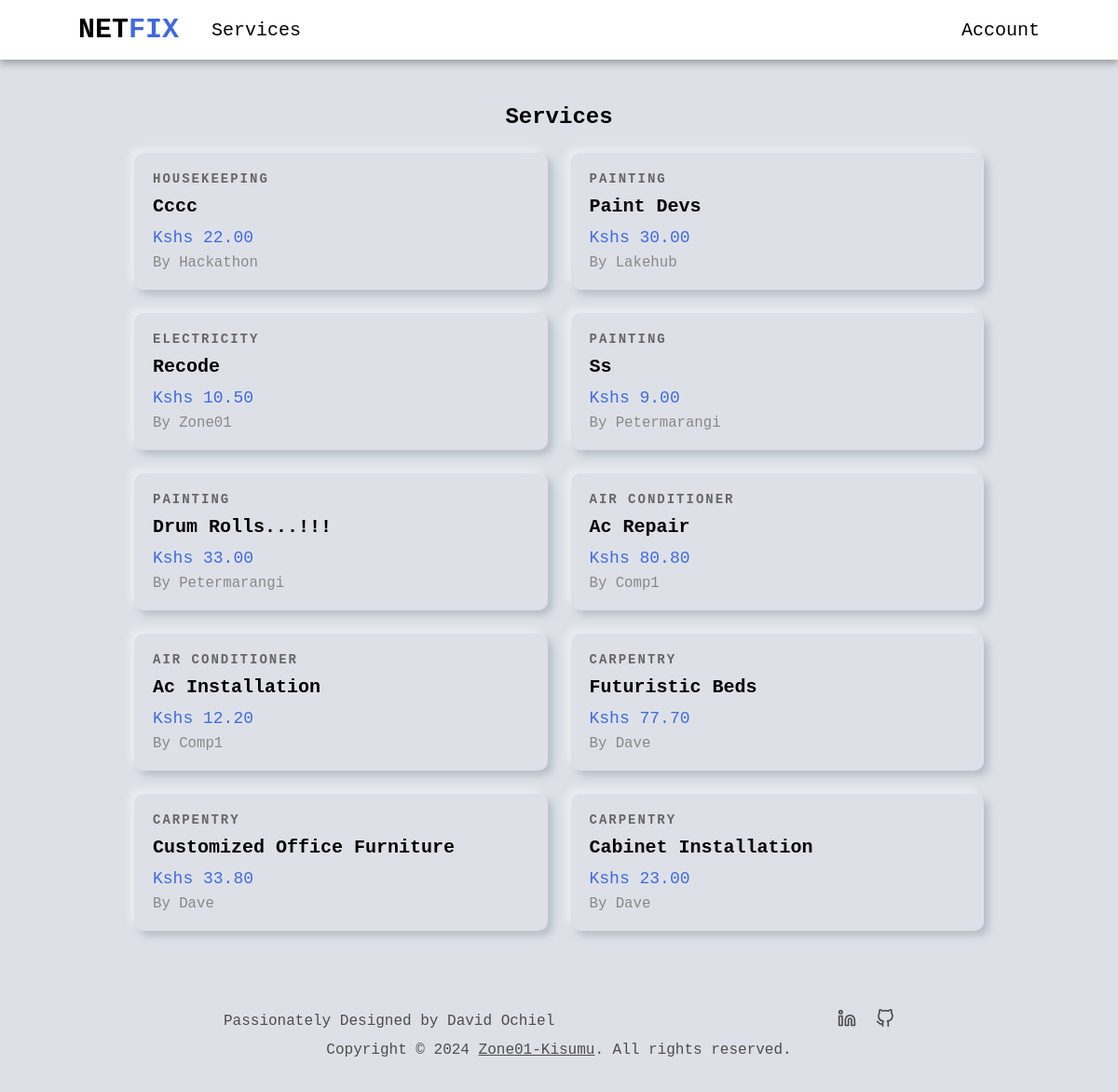
The page /services/ on the database as committed earlier.
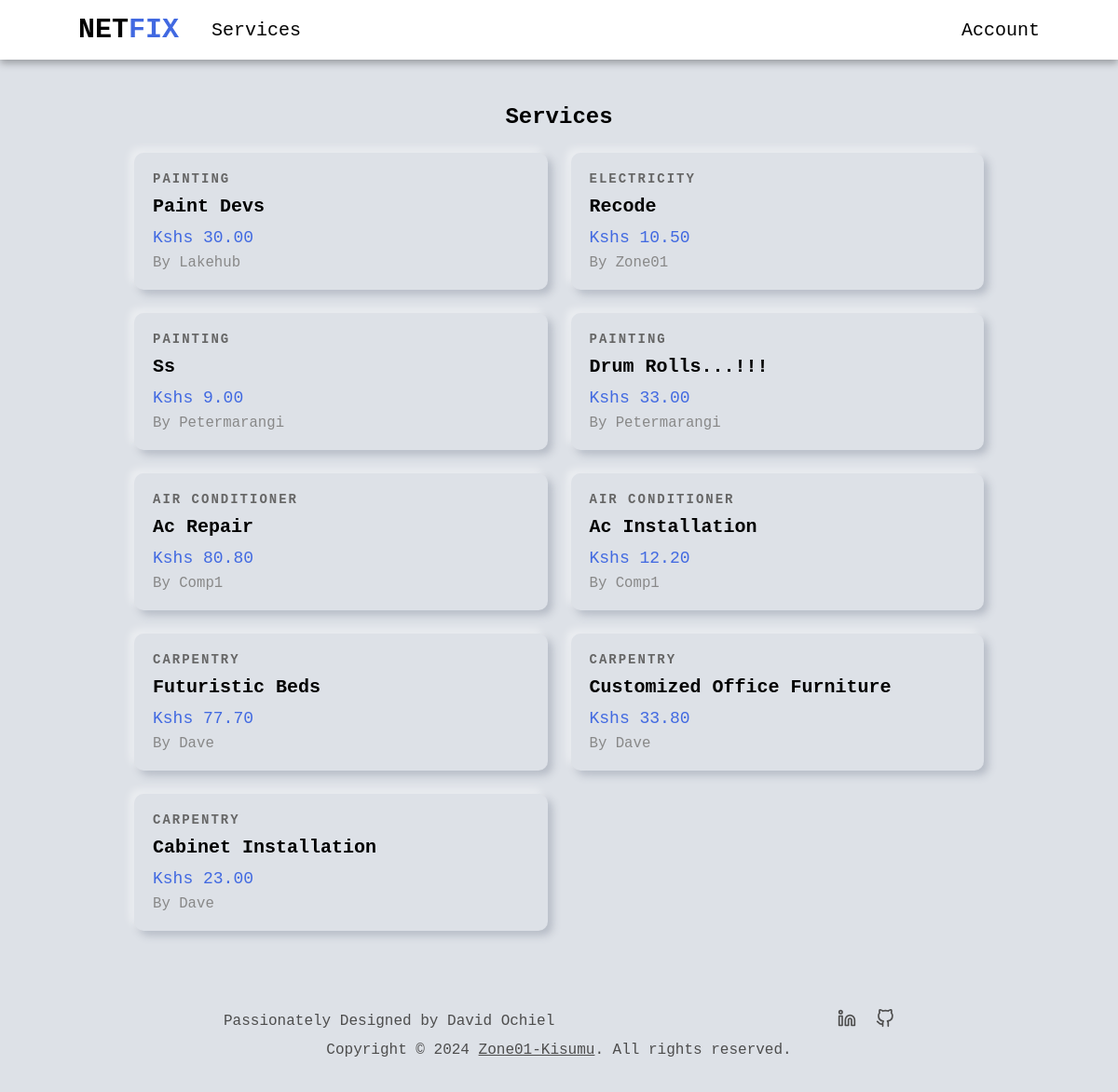
The same page on the database as committed later.
### services/models.py (models this page shows, shortened)
class Service(models.Model):
    company = models.ForeignKey(Company, default="", on_delete=models.CASCADE)
    name = models.CharField(max_length=40)
    description = models.TextField()
    price_hr = models.DecimalField(decimal_places=2, max_digits=5)
    choices = (
        ('Air Conditioner', 'Air Conditioner'),
        ('Carpentry', 'Carpentry'),
        ('Electricity', 'Electricity'),
        ('Gardening', 'Gardening'),
        ('Home Machines', 'Home Machines'),
        ('Housekeeping', 'Housekeeping'),
        ('Interior Design', 'Interior Design'),
        ('Locks', 'Locks'),
        ('Painting', 'Painting'),
        ('Plumbing', 'Plumbing'),
        ('Water Heaters', 'Water Heaters'),
    )
    field = models.CharField(max_length=30, blank=False, null=False, default="", choices=choices)
    date = models.DateTimeField(auto_now=True, null=False)
    id = models.UUIDField(default=uuid.uuid4, unique=True, primary_key=True, editable=False)

### users/models.py (models this page shows, shortened)
class Company(models.Model):
    user = models.OneToOneField(User, on_delete=models.CASCADE, primary_key=True)
    choices = (
        ('Air Conditioner', 'Air Conditioner'),
        ('All in One', 'All in One'),
        ('Carpentry', 'Carpentry'),
        ('Electricity', 'Electricity'),
        ('Gardening', 'Gardening'),
        ('Home Machines', 'Home Machines'),
        ('Housekeeping', 'Housekeeping'),
        ('Interior Design', 'Interior Design'),
        ('Locks', 'Locks'),
        ('Painting', 'Painting'),
        ('Plumbing', 'Plumbing'),
        ('Water Heaters', 'Water Heaters'),
    )
    field = models.CharField(max_length=30, blank=False, null=False, default="", choices=choices)
    class Meta:
        verbose_name = 'Company'
        verbose_name_plural = 'Companies'
    def __str__(self):
        return self.user.username

class User(AbstractUser):
    is_company = models.BooleanField(default=False)
    is_customer = models.BooleanField(default=False)
    email = models.EmailField(max_length=100, unique=True)
    username = models.CharField(max_length=100, unique=True)
    id = models.UUIDField(default=uuid.uuid4, unique=True, primary_key=True, editable=False) # override the default id field
    USERNAME_FIELD = 'email'
    REQUIRED_FIELDS = ['username']

### services/views.py (the view)
# urls.py: path("", v.service_list, name="service_list"),
def service_list(request):
    services = Service.objects.all().order_by("-date")
    context = {
        "services" : services
    }
    return render(request, 'services/services.html', context)

### services/templates/services/services.html (shortened to what this page needs)
{% extends 'main/base.html' %}
{% block content %}
<section class="non-hero-container">
    <div class="services-header">
        <h1>Services</h1>
    </div>
    {% if services %}
    <div class="services-grid">
        {% for service in services %}
        <a href="{% url 'index' service.id %}" class="service-card">
            <div class="card-content">
                <div class="service-category">{{ service.field }}</div>
                <h2 class="service-name">{{ service.name }}</h2>
                <div class="service-price">Kshs {{ service.price_hr }}</div>
                <div class="service-company">by {{service.company}}</div>
            </div>
        </a>
        {% endfor %}
    </div>
    {% else %}
    <div class="no-services">
        <p>Thanks for stopping by. We currently have no services to offer. Kindly check back soon.</p>
    </div>
    {% endif %}
</section>
{% endblock content %}

Rows that differ between the two databases and show on the page:
removed Service: field "HOUSEKEEPING", name "Cccc", price_hr "22.00", company "Hackathon"
